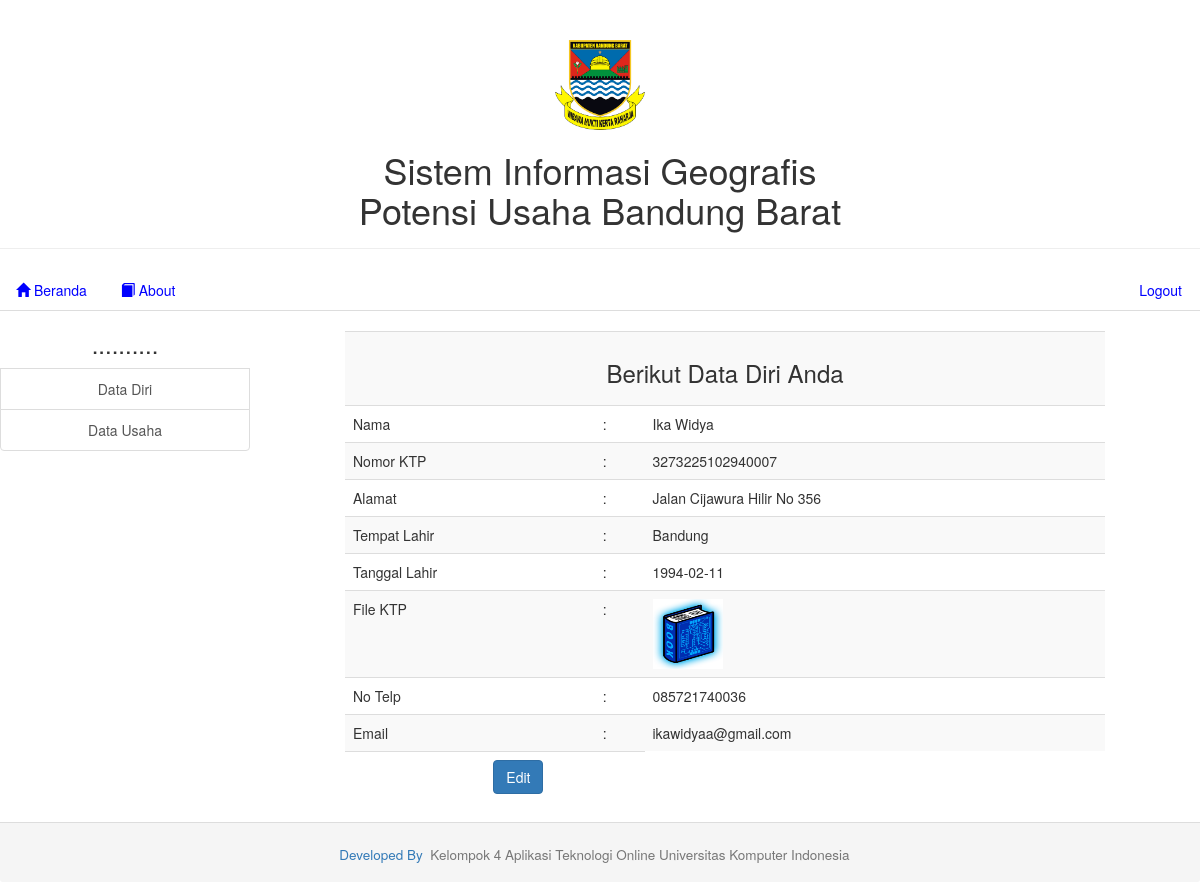
/pemilik_usaha/pengusaha_view.php, run on the app's committed database.
### tables this page shows
CREATE TABLE IF NOT EXISTS `pemilik_usaha` (
  `no_ktp` varchar(30) NOT NULL,
  `nama` varchar(50) NOT NULL,
  `alamat` varchar(50) NOT NULL,
  `tpt_lahir` varchar(20) NOT NULL,
  `tgl_lahir` date NOT NULL,
  `foto_ktp` varchar(50) NOT NULL,
  `no_telp` varchar(12) NOT NULL,
  `email` varchar(50) NOT NULL,
  `password` varchar(20) NOT NULL,
  `dihapus` char(1) NOT NULL DEFAULT 'T',
  `aktivasi` enum('DEACTIVE','ACTIVE') NOT NULL DEFAULT 'DEACTIVE',
  `tgl_daftar` datetime NOT NULL
);

### pemilik_usaha/pengusaha_view.php (the view, shortened to what this page needs)
<!DOCTYPE html>
<html lang="en">
  <head>
    <?php include("lib_func.php"); ?>
    <link href="css/bootstrap.min.css" rel="stylesheet">
  </head>
  <body>
    <table width="100%" align="center" border=0 >
      <tr>
        <td colspan=2 align="center" >
        </td>
      </tr>
      <tr>
        <td width="250px" valign="top">
        </td>
        <td valign="top" >
          <?php
            $link=koneksi_db();
            $sql  = "SELECT * FROM pemilik_usaha WHERE nama='Ika Widya'";
            $res  = mysql_query($sql,$link);
			$data = mysql_fetch_array($res);
              ?>
			  <form method="get" action="pengusaha_form_edit.php">
              <table class="table table-striped" align="center">
                <tr>
                  <td colspan=11 align="center" valign="middle"><font></font><h3>Berikut Data Diri Anda</h3></td>
                </tr>
                  <tr>
                  	<td>Nama</td>
					<td>:</td>
					<td><?php echo $data['nama'];?></td>
				  </tr>
				  <tr>
                  	<td>Nomor KTP</td>
					<td>:</td>
					<td>
						<?php echo $data['no_ktp'];?>
					</td>
                  </tr>
				  <tr>
                  	<td>Alamat</td>
					<td>:</td>
					<td><?php echo $data['alamat'];?></td>
                  </tr>
				  <tr>
                  	<td>Tempat Lahir</td>
					<td>:</td>
					<td><?php echo $data['tpt_lahir'];?></td>
                  </tr>
				  <tr>
                  	<td>Tanggal Lahir</td>
					<td>:</td>
					<td><?php echo $data['tgl_lahir'];?></td>
                  </tr>
				  <tr>
                  	<td>File KTP</td>
					<td>:</td>
					<td>
                        <img src="../admin/gambar/<?php echo $data['foto_ktp'];?>" width="70px" height="70px">
                    </td>
                  </tr>
				  <tr>
                  	<td>No Telp</td>
					<td>:</td>
					<td><?php echo $data['no_telp'];?></td>
                  </tr>
				  <tr>
                  	<td>Email</td>
					<td>:</td>
                      <td><?php echo $data['email'];?></td>
                  </tr>
				  <tr>
				  	<td colspan="2">
						<div class="form-group">
						<div align="center" class="col-sm-offset-2 col-sm-10">
							<button class="btn btn-primary">Edit</button>
						</div>
						</div>
					</td>
				  </tr>
            </table>
			</form>
              </table>
      <tr>
        <td colspan=2>
        </td>
      </tr>
  </body>
</html>

### pemilik_usaha/lib_func.php (style rules this page uses)
html, body { height: 100%; width: 100%; padding: 0; margin: 0; }

### data on the page
pemilik_usaha: nama "Ika Widya", no_ktp "3273225102940007", alamat "Jalan Cijawura Hilir No 356", tpt_lahir "Bandung", tgl_lahir "1994-02-11", foto_ktp (picture), no_telp "085721740036", email "ikawidyaa@gmail.com"
